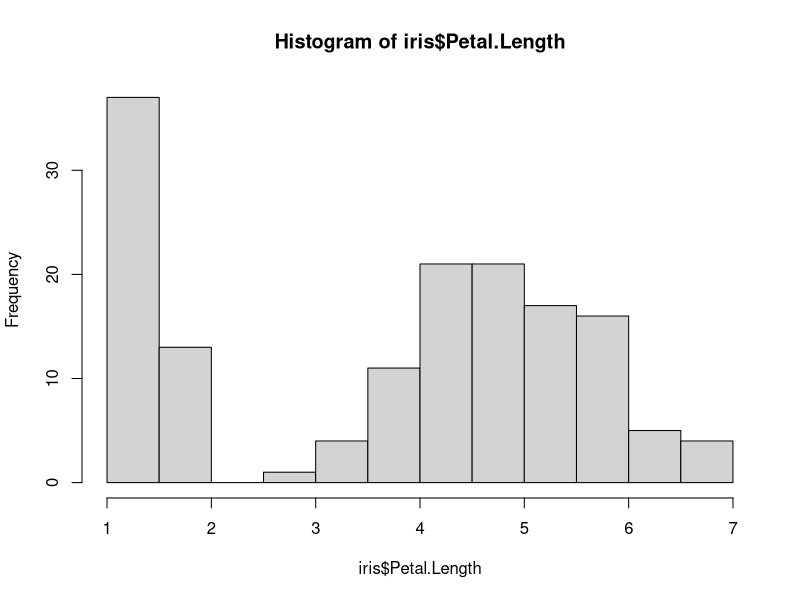
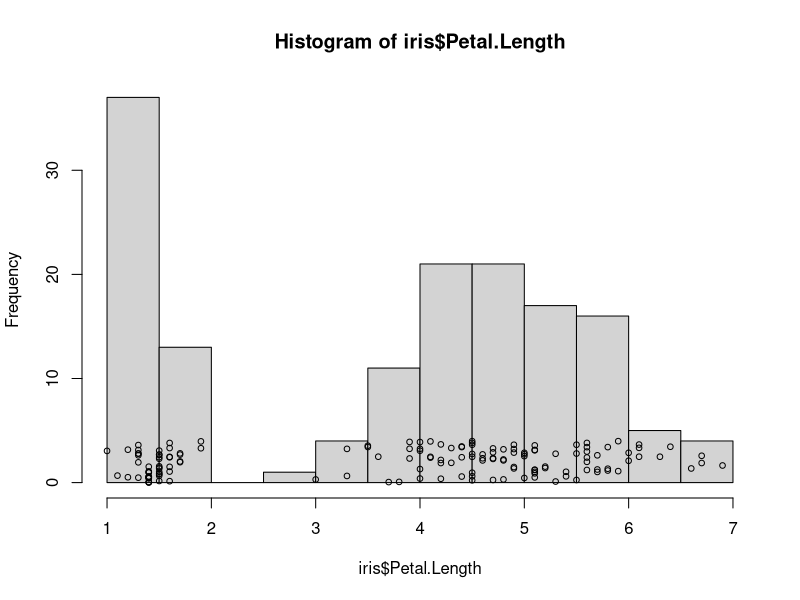
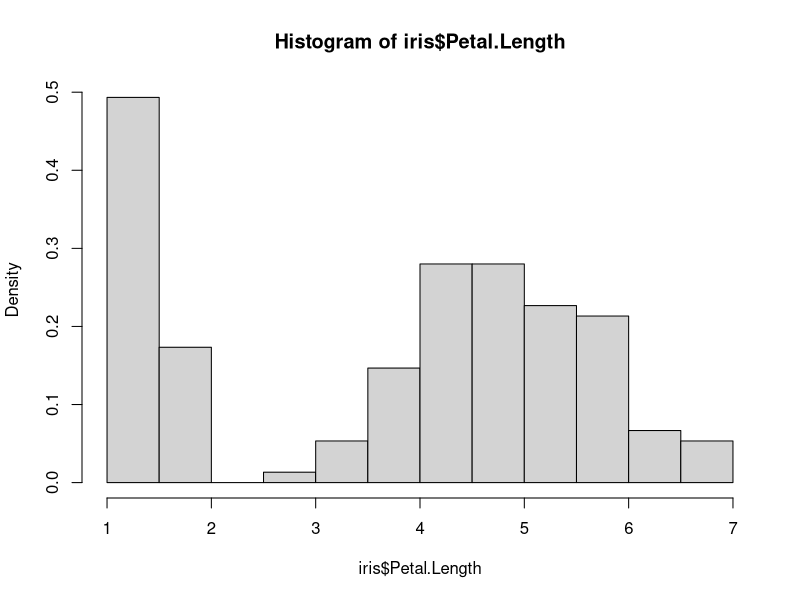
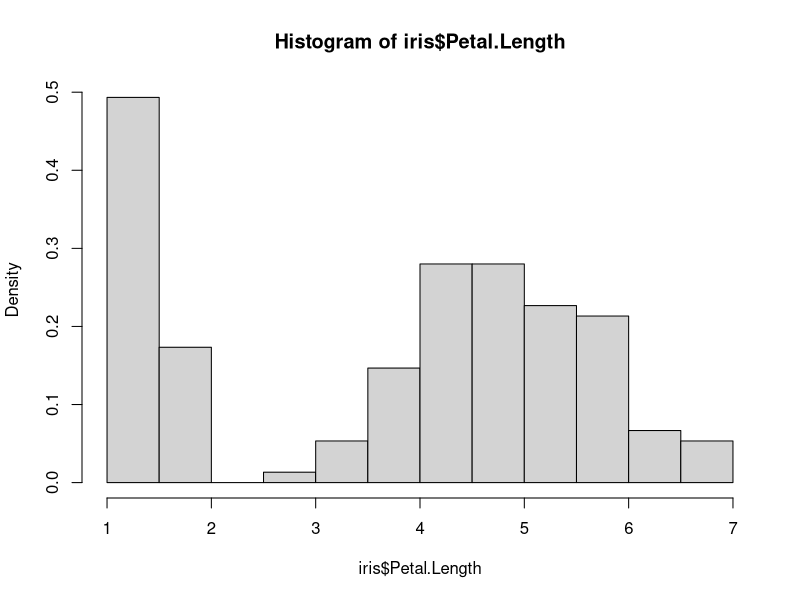
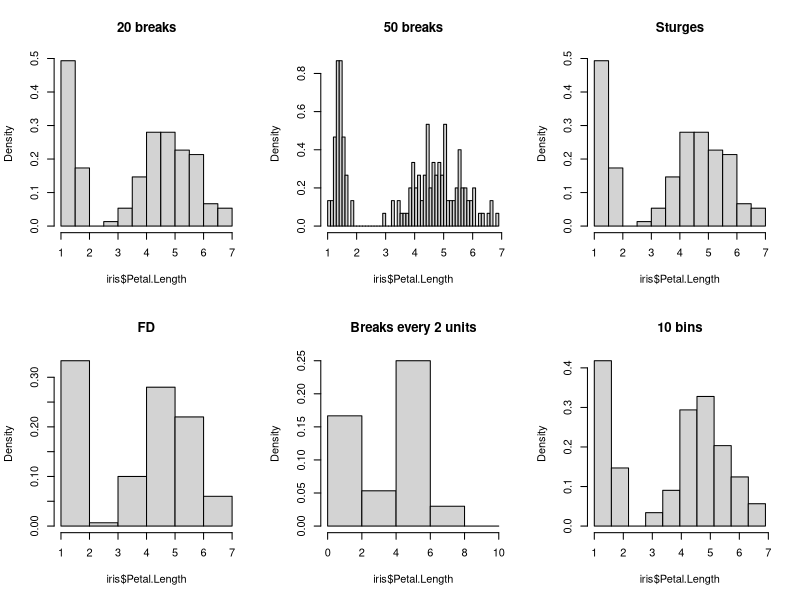
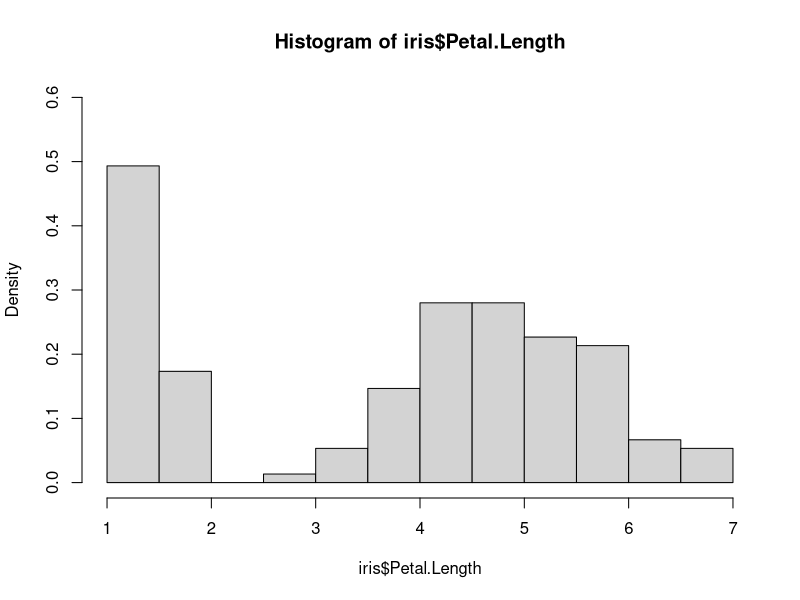
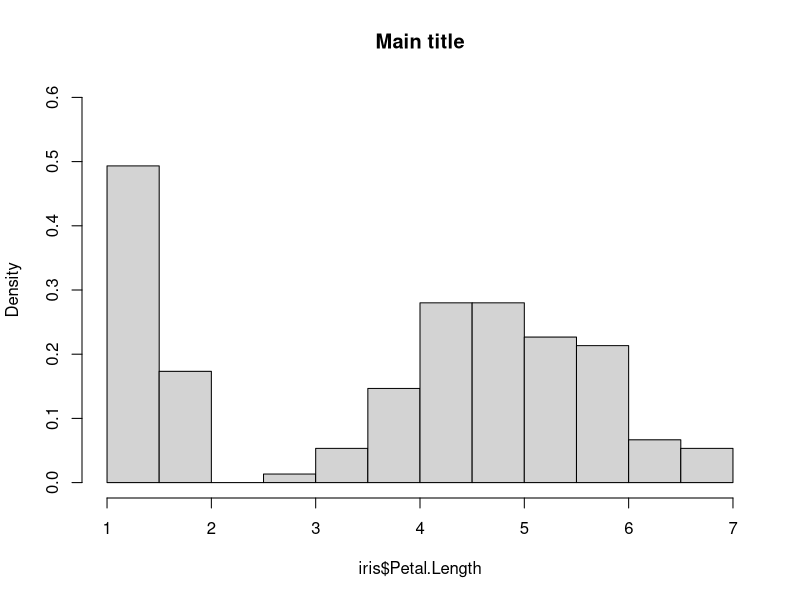
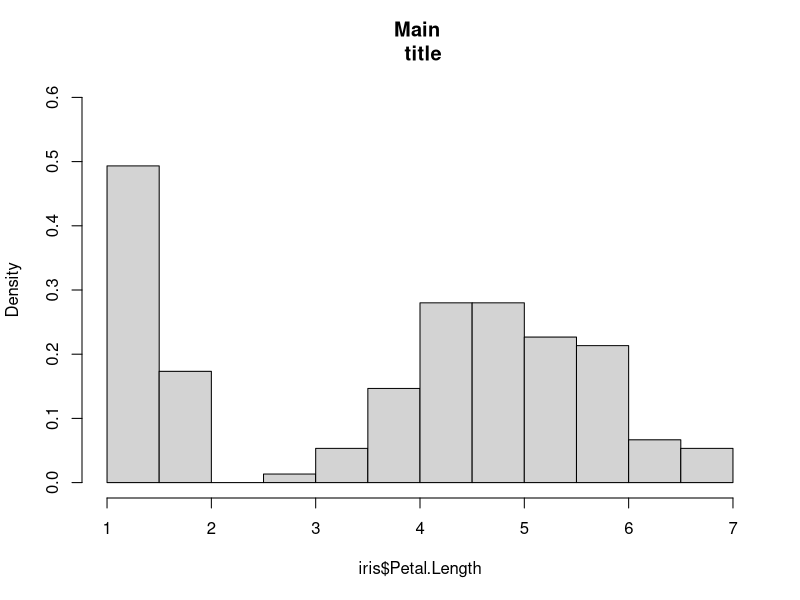

These charts were generated, in order, by the following R code:
## ---- chunk 1
# remove (almost) all objects currently held in the R environment
rm(list=ls()) 
## ---- chunk 2

# load the iris dataset
data("iris")

# help for data set iris
?iris 

# display first six rows of the iris data set
head(iris) 

# extract the structure of iris
str(iris)
## ---- chunk 3
hist(iris$Petal.Length)

## ---- chunk 4

# create a histogram plot and store the associated details in an object 
# for recall
histInformation <- hist(iris$Petal.Length)

# Petal.length data plotted along the x-axis. The y-axis is arbitratirly 
# centered at 2, and with a jitter of amount = 1 around this.
points(x = iris$Petal.Length, 
       y = jitter(rep(2,length(iris$Petal.Length)), amount = 2),
       cex = 0.75)

# displays information about histogram
histInformation 


## ---- chunk 5

# A density histogram
hist(iris$Petal.Length, freq = FALSE) 

# Another way to make the same density histogram
hist(iris$Petal.Length, prob = TRUE)
## ---- chunk 6

# set up our figure window as a multi panel plot, with 2 rows and 3 columns.
# We have 6 plots to fit in below.
par(mfrow = c(2,3))

hist(iris$Petal.Length, freq=FALSE,  breaks = 20, main = "20 breaks")
hist(iris$Petal.Length, freq=FALSE,  breaks = 50, main = "50 breaks")
hist(iris$Petal.Length, freq=FALSE,  breaks = "Sturges", main = "Sturges")
hist(iris$Petal.Length, freq=FALSE,  breaks = "FD", main = "FD")
hist(iris$Petal.Length, freq=FALSE,  breaks = seq(from=0, to=10, by=2), 
     main = "Breaks every 2 units")

# exact 10 bins - remember number of bins is n+1
hist(iris$Petal.Length, freq = FALSE,
     breaks = seq(min(iris$Petal.Length), 
                  max(iris$Petal.Length), 
                  length.out = 11), main = "10 bins") 


# set the figure back to a 1x1 pabel plot for subsequent plots
par(mfrow = c(1,1))

## ---- chunk 7
hist(iris$Petal.Length, freq=FALSE, ylim=c(0, 0.6))
## ---- chunk 8
# in one line
hist(iris$Petal.Length, freq=FALSE, ylim=c(0, 0.6), main="Main title") 

# in two lines
hist(iris$Petal.Length, freq=FALSE, ylim=c(0, 0.6), main="Main \n title") 
## ---- chunk 9
hist(iris$Petal.Length, freq=FALSE, ylim=c(0, 0.6), main="Main title", 
     xlab="Petal length \n (cm)", ylab="Density")
## ---- chunk 10
hist(iris$Petal.Length, freq=FALSE, ylim=c(0, 0.6), main="Main title", 
     xlab="Petal length \n (cm)", ylab="Density", las=1)
## ---- chunk 11
hist(iris$Petal.Length, freq=FALSE, ylim=c(0, 0.6), main="Main title", 
     xlab="Petal length \n (cm)", ylab="Density", las=1)

# add a line based on the density() function's interpretation
lines(density(iris$Petal.Length), col = "red", lwd = 3)
## ---- chunk 12
hist(iris$Petal.Length, prob=TRUE)

# generate a sequence over which to evaluate the normal distribution curve
x <- seq(1, 7, 0.01) 

# Evaluate the normal distribution density curve function over this range
# with a mean of the data and a standard deviation of the data
y <- dnorm(x, mean=mean(iris$Petal.Length), sd=sd(iris$Petal.Length))

# add this as a line to the plot
lines(y ~ x)

## ---- chunk 13
hist(iris$Petal.Length, freq = FALSE, main="Main title", 
     xlab="Petal length \n (cm)", 
     ylab="Density", las = 1, labels = TRUE, ylim = c(0, 0.6))

## ---- chunk 14
hist(iris$Petal.Length, freq=FALSE, breaks = 30, 
     main = "Petal length histogram", 
     xlab ="Petal length \n (cm)", ylim=c(0, 0.8), 
     las = 1, col = "grey")

# add a vertical line to the figure, using abline(v=...)
# lty = 1 (solid line), lty = 2 (dashed line), lty = 3 (dotted line)
abline(v = c(mean(iris$Petal.Length), median(iris$Petal.Length)), 
       lty=c(1, 3), lwd =2) 

# add a legend to the topright of the figure
legend("topright", legend=c("mean Petal length", "median Petal length"), 
       lty=c(1,3), lwd =2, bty = "n")

# print these values to screen for information
mean(iris$Petal.Length)
median(iris$Petal.Length)
## ---- chunk 15
# convince ourselves that the conditional statements work as expected.
iris$Species=="setosa"


par(mfrow=c(2,2)) # specify a 2x2 panel plot

hist(iris$Petal.Length[iris$Species=="setosa"],  main="setosa", 
     xlab="Petal Length (cm)", ylab="Frequency")

hist(iris$Petal.Length[iris$Species=="versicolor"], main="versicolor", 
     xlab="Petal Length (cm)", ylab="Frequency")

hist(iris$Petal.Length[iris$Species=="virginica"], main="virginica", 
     xlab="Petal Length (cm)", ylab="Frequency")
## ---- chunk 16
par(mfrow=c(3,1)) # specify a 3x1 panel plot

# Species == setosa
hist(iris$Petal.Length[iris$Species=="setosa"], breaks=seq(0,7,0.25),
      main="setosa", xlab="", ylab="", cex.lab=1.5, ylim=c(0, 40), 
     las=1, col="lightgrey")

# Species == versicolor
hist(iris$Petal.Length[iris$Species=="versicolor"], breaks=seq(0,7,0.25),
      main="versicolor", xlab="", ylab="Frequency", ylim=c(0, 40), 
     las=1, cex.lab=1.5, col="lightgrey")

# Species == virginica
hist(iris$Petal.Length[iris$Species=="virginica"], breaks=seq(0,7,0.25),
      main="virginica", xlab="Petal Length (cm)", ylab="", ylim=c(0, 40), 
     las=1, cex.lab=1.5, col="lightgrey")


## ---- chunk 17
library(MASS)
par(mfrow=c(3, 1))
hist(PlantGrowth$weight[PlantGrowth$group=="ctrl"], main="Group ctrl", freq=FALSE, breaks=seq(3,7,1),  labels=TRUE, ylim=c(0, 1), xlab="Weight",col="gray")
hist(PlantGrowth$weight[PlantGrowth$group=="trt1"], main="Group trt1", freq=FALSE, breaks=seq(3,7,1),  labels=TRUE, ylim=c(0, 1), xlab="Weight",col="gray")
hist(PlantGrowth$weight[PlantGrowth$group=="trt2"], main="Group trt2", freq=FALSE, breaks=seq(3,7,1),  labels=TRUE, ylim=c(0, 1), xlab="Weight",col="gray")
